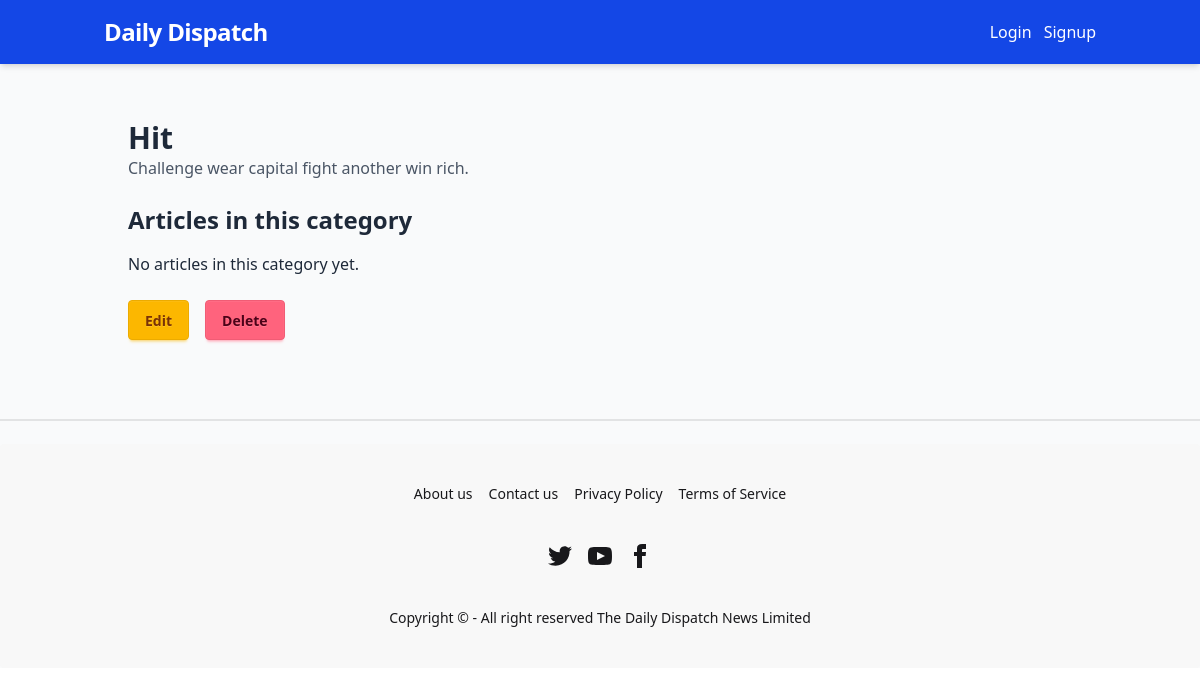
The app's page /categories/7/, older data.
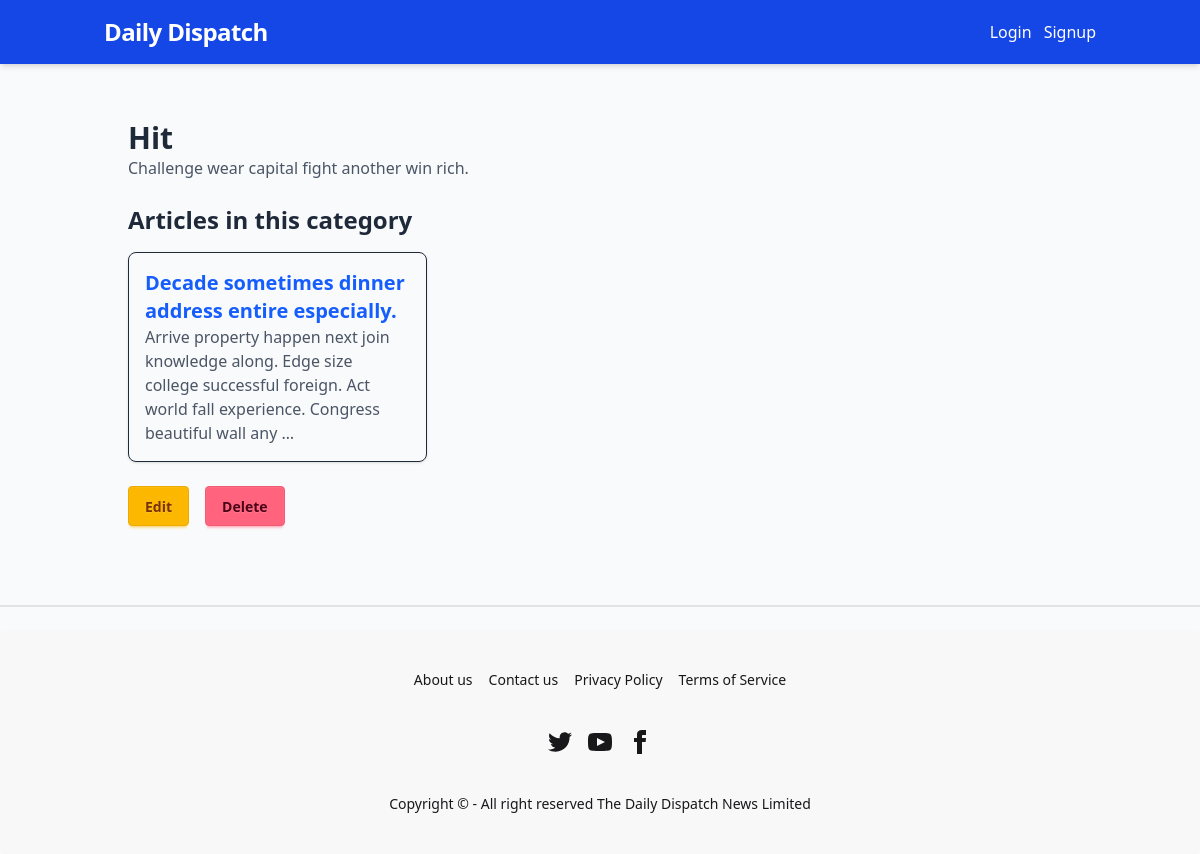
The same page, newer data.
### news/models.py (models this page shows, shortened)
class Article(models.Model):
    STATUS_CHOICES = (
        ("pending", "Pending"),
        ("published", "Published"),
    )
    title = models.CharField(max_length=200)
    slug = models.SlugField(unique=True, blank=True)
    content = models.TextField()
    image = models.ImageField(upload_to="articles/", blank=True, null=True)
    author = models.ForeignKey(User, on_delete=models.CASCADE)
    category = models.ForeignKey(Category, on_delete=models.SET_NULL, null=True, blank=True,  related_name="articles")
    created_at = models.DateTimeField(auto_now_add=True)
    updated_at = models.DateTimeField(auto_now=True)
    status = models.CharField(max_length=20, choices=STATUS_CHOICES, default="pending")

### news/views.py (the view)
# urls.py: path("categories/<int:pk>/", category_detail, name="category_detail"),
def category_detail(request, pk):
    category = get_object_or_404(Category, pk=pk)
    articles = Article.objects.filter(category=category, status="published").order_by("-created_at")
    return render(request, "categories/category_detail.html", {"category": category, "articles": articles})

### users/context_processors.py (called while the page is built)
def user_roles(request):
    if request.user.is_authenticated:
        return {
            "is_admin_user": is_admin(request.user),
            "is_editor_user": is_editor(request.user),
            "is_reporter_user": is_reporter(request.user),
        }
    return {
        "is_admin_user": False,
        "is_editor_user": False,
        "is_reporter_user": False,
    }

### templates/categories/category_detail.html
{% extends "base.html" %}
{% block content %}
<div class="container mx-auto p-6">
    <h1 class="text-3xl font-bold">{{ category.name }}</h1>
    <p class="text-gray-600 mb-6">{{ category.description }}</p>
    <h2 class="text-2xl font-semibold mb-4">Articles in this category</h2>
    <div class="grid grid-cols-1 md:grid-cols-2 lg:grid-cols-3 gap-6">
        {% for article in articles %}
            <div class="border rounded-lg shadow p-4">
                <a href="{% url 'news:article_detail' article.slug %}" class="text-xl font-semibold text-blue-600 hover:underline">
                    {{ article.title }}
                </a>
                <p class="text-gray-600">{{ article.content|truncatewords:20 }}</p>
            </div>
        {% empty %}
            <p>No articles in this category yet.</p>
        {% endfor %}
    </div>
    <div class="mt-6 flex gap-4">
        <a href="{% url 'news:update_category' category.pk %}" class="btn btn-warning">Edit</a>
        <a href="{% url 'news:delete_category' category.pk %}" class="btn btn-error">Delete</a>
    </div>
</div>
{% endblock %}

Row changes from the older to the newer data that the page shows:
now on this page (row edited): Article: title "Decade sometimes dinner address entire especially.", content "Arrive property happen next join knowledge along. Edge size college successful foreign. Act world fall experience. Congress beautiful wall any …"
Text that changed along with them:
text no longer shown: "No articles in this category yet."
